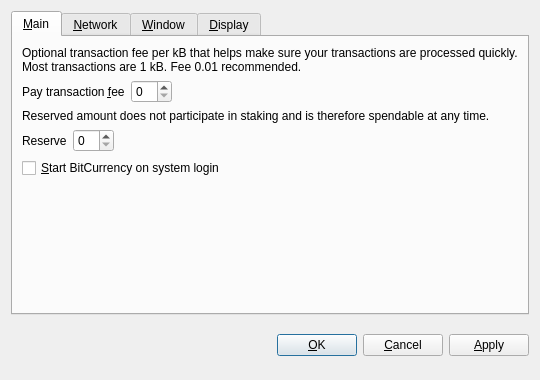
<?xml version="1.0" encoding="UTF-8"?>
<ui version="4.0">
 <class>OptionsDialog</class>
 <widget class="QDialog" name="OptionsDialog">
  <property name="geometry">
   <rect>
    <x>0</x>
    <y>0</y>
    <width>540</width>
    <height>380</height>
   </rect>
  </property>
  <property name="windowTitle">
   <string>Options</string>
  </property>
  <property name="modal">
   <bool>true</bool>
  </property>
  <layout class="QVBoxLayout" name="verticalLayout">
   <item>
    <widget class="QTabWidget" name="tabWidget">
     <property name="tabPosition">
      <enum>QTabWidget::North</enum>
     </property>
     <property name="currentIndex">
      <number>0</number>
     </property>
     <widget class="QWidget" name="tabMain">
      <attribute name="title">
       <string>&amp;Main</string>
      </attribute>
      <layout class="QVBoxLayout" name="verticalLayout_Main">
       <item>
        <widget class="QLabel" name="transactionFeeInfoLabel">
         <property name="text">
          <string>Optional transaction fee per kB that helps make sure your transactions are processed quickly. Most transactions are 1 kB. Fee 0.01 recommended.</string>
         </property>
         <property name="textFormat">
          <enum>Qt::PlainText</enum>
         </property>
         <property name="wordWrap">
          <bool>true</bool>
         </property>
        </widget>
       </item>
       <item>
        <layout class="QHBoxLayout" name="horizontalLayoutFee">
         <item>
          <widget class="QLabel" name="transactionFeeLabel">
           <property name="text">
            <string>Pay transaction &amp;fee</string>
           </property>
           <property name="textFormat">
            <enum>Qt::PlainText</enum>
           </property>
           <property name="buddy">
            <cstring>transactionFee</cstring>
           </property>
          </widget>
         </item>
         <item>
          <widget class="BitcoinAmountField" name="transactionFee"/>
         </item>
         <item>
          <spacer name="horizontalSpacerFee">
           <property name="orientation">
            <enum>Qt::Horizontal</enum>
           </property>
           <property name="sizeHint" stdset="0">
            <size>
             <width>40</width>
             <height>20</height>
            </size>
           </property>
          </spacer>
         </item>
        </layout>
       </item>
       <item>
        <widget class="QLabel" name="reserveBalanceInfoLabel">
         <property name="text">
          <string>Reserved amount does not participate in staking and is therefore spendable at any time.</string>
         </property>
         <property name="textFormat">
          <enum>Qt::PlainText</enum>
         </property>
         <property name="wordWrap">
          <bool>true</bool>
         </property>
        </widget>
       </item>
       <item>
        <layout class="QHBoxLayout" name="horizontalLayoutReserveBalance">
         <item>
          <widget class="QLabel" name="reserveBalanceLabel">
           <property name="text">
            <string>Reserve</string>
           </property>
           <property name="textFormat">
            <enum>Qt::PlainText</enum>
           </property>
           <property name="buddy">
            <cstring>reserveBalance</cstring>
           </property>
          </widget>
         </item>
         <item>
          <widget class="BitcoinAmountField" name="reserveBalance"/>
         </item>
         <item>
          <spacer name="horizontalSpacerReserveBalance">
           <property name="orientation">
            <enum>Qt::Horizontal</enum>
           </property>
           <property name="sizeHint" stdset="0">
            <size>
             <width>40</width>
             <height>20</height>
            </size>
           </property>
          </spacer>
         </item>
        </layout>
       </item>
       <item>
        <widget class="QCheckBox" name="bitcoinAtStartup">
         <property name="toolTip">
          <string>Automatically start BitCurrency after logging in to the system.</string>
         </property>
         <property name="text">
          <string>&amp;Start BitCurrency on system login</string>
         </property>
        </widget>
       </item>
       <item>
        <spacer name="verticalSpacer_Main">
         <property name="orientation">
          <enum>Qt::Vertical</enum>
         </property>
         <property name="sizeHint" stdset="0">
          <size>
           <width>20</width>
           <height>40</height>
          </size>
         </property>
        </spacer>
       </item>
      </layout>
     </widget>
     <widget class="QWidget" name="tabNetwork">
      <attribute name="title">
       <string>&amp;Network</string>
      </attribute>
      <layout class="QVBoxLayout" name="verticalLayout_Network">
       <item>
        <widget class="QCheckBox" name="mapPortUpnp">
         <property name="toolTip">
          <string>Automatically open the BitCurrency client port on the router. This only works when your router supports UPnP and it is enabled.</string>
         </property>
         <property name="text">
          <string>Map port using &amp;UPnP</string>
         </property>
        </widget>
       </item>
       <item>
        <widget class="QCheckBox" name="connectSocks">
         <property name="toolTip">
          <string>Connect to the BitCurrency network through a SOCKS proxy (e.g. when connecting through Tor).</string>
         </property>
         <property name="text">
          <string>&amp;Connect through SOCKS proxy:</string>
         </property>
        </widget>
       </item>
       <item>
        <layout class="QHBoxLayout" name="horizontalLayout_Network">
         <item>
          <widget class="QLabel" name="proxyIpLabel">
           <property name="text">
            <string>Proxy &amp;IP:</string>
           </property>
           <property name="textFormat">
            <enum>Qt::PlainText</enum>
           </property>
           <property name="buddy">
            <cstring>proxyIp</cstring>
           </property>
          </widget>
         </item>
         <item>
          <widget class="QValidatedLineEdit" name="proxyIp">
           <property name="maximumSize">
            <size>
             <width>140</width>
             <height>16777215</height>
            </size>
           </property>
           <property name="toolTip">
            <string>IP address of the proxy (e.g. 127.0.0.1)</string>
           </property>
          </widget>
         </item>
         <item>
          <widget class="QLabel" name="proxyPortLabel">
           <property name="text">
            <string>&amp;Port:</string>
           </property>
           <property name="textFormat">
            <enum>Qt::PlainText</enum>
           </property>
           <property name="buddy">
            <cstring>proxyPort</cstring>
           </property>
          </widget>
         </item>
         <item>
          <widget class="QLineEdit" name="proxyPort">
           <property name="maximumSize">
            <size>
             <width>55</width>
             <height>16777215</height>
            </size>
           </property>
           <property name="toolTip">
            <string>Port of the proxy (e.g. 9050)</string>
           </property>
          </widget>
         </item>
         <item>
          <widget class="QLabel" name="socksVersionLabel">
           <property name="text">
            <string>SOCKS &amp;Version:</string>
           </property>
           <property name="textFormat">
            <enum>Qt::PlainText</enum>
           </property>
           <property name="buddy">
            <cstring>socksVersion</cstring>
           </property>
          </widget>
         </item>
         <item>
          <widget class="QValueComboBox" name="socksVersion">
           <property name="toolTip">
            <string>SOCKS version of the proxy (e.g. 5)</string>
           </property>
          </widget>
         </item>
         <item>
          <spacer name="horizontalSpacer_Network">
           <property name="orientation">
            <enum>Qt::Horizontal</enum>
           </property>
           <property name="sizeHint" stdset="0">
            <size>
             <width>40</width>
             <height>20</height>
            </size>
           </property>
          </spacer>
         </item>
        </layout>
       </item>
       <item>
        <spacer name="verticalSpacer_Network">
         <property name="orientation">
          <enum>Qt::Vertical</enum>
         </property>
         <property name="sizeHint" stdset="0">
          <size>
           <width>20</width>
           <height>40</height>
          </size>
         </property>
        </spacer>
       </item>
      </layout>
     </widget>
     <widget class="QWidget" name="tabWindow">
      <attribute name="title">
       <string>&amp;Window</string>
      </attribute>
      <layout class="QVBoxLayout" name="verticalLayout_Window">
       <item>
        <widget class="QCheckBox" name="minimizeToTray">
         <property name="toolTip">
          <string>Show only a tray icon after minimizing the window.</string>
         </property>
         <property name="text">
          <string>&amp;Minimize to the tray instead of the taskbar</string>
         </property>
        </widget>
       </item>
       <item>
        <widget class="QCheckBox" name="minimizeOnClose">
         <property name="toolTip">
          <string>Minimize instead of exit the application when the window is closed. When this option is enabled, the application will be closed only after selecting Quit in the menu.</string>
         </property>
         <property name="text">
          <string>M&amp;inimize on close</string>
         </property>
        </widget>
       </item>
       <item>
        <spacer name="verticalSpacer_Window">
         <property name="orientation">
          <enum>Qt::Vertical</enum>
         </property>
         <property name="sizeHint" stdset="0">
          <size>
           <width>20</width>
           <height>40</height>
          </size>
         </property>
        </spacer>
       </item>
      </layout>
     </widget>
     <widget class="QWidget" name="tabDisplay">
      <attribute name="title">
       <string>&amp;Display</string>
      </attribute>
      <layout class="QVBoxLayout" name="verticalLayout_Display">
       <item>
        <layout class="QHBoxLayout" name="horizontalLayout_1_Display">
         <item>
          <widget class="QLabel" name="langLabel">
           <property name="text">
            <string>User Interface &amp;language:</string>
           </property>
           <property name="textFormat">
            <enum>Qt::PlainText</enum>
           </property>
           <property name="buddy">
            <cstring>lang</cstring>
           </property>
          </widget>
         </item>
         <item>
          <widget class="QValueComboBox" name="lang">
           <property name="toolTip">
            <string>The user interface language can be set here. This setting will take effect after restarting BitCurrency.</string>
           </property>
          </widget>
         </item>
        </layout>
       </item>
       <item>
        <layout class="QHBoxLayout" name="horizontalLayout_2_Display">
         <item>
          <widget class="QLabel" name="unitLabel">
           <property name="text">
            <string>&amp;Unit to show amounts in:</string>
           </property>
           <property name="textFormat">
            <enum>Qt::PlainText</enum>
           </property>
           <property name="buddy">
            <cstring>unit</cstring>
           </property>
          </widget>
         </item>
         <item>
          <widget class="QValueComboBox" name="unit">
           <property name="toolTip">
            <string>Choose the default subdivision unit to show in the interface and when sending coins.</string>
           </property>
          </widget>
         </item>
        </layout>
       </item>
       <item>
        <widget class="QCheckBox" name="coinControlFeatures">
         <property name="toolTip">
          <string>Whether to show coin control features or not.</string>
         </property>
         <property name="text">
          <string>Display coin &amp;control features (experts only!)</string>
         </property>
        </widget>
       </item>
       <item>
        <widget class="QCheckBox" name="minimizeCoinAge">
         <property name="toolTip">
          <string>Whether to select the coin outputs randomly or with minimal coin age.</string>
         </property>
         <property name="text">
          <string>Minimize weight consumption (experimental)</string>
         </property>
        </widget>
       </item>
       <item>
        <widget class="QCheckBox" name="useBlackTheme">
         <property name="text">
          <string>Use black visual theme (requires restart)</string>
         </property>
        </widget>
       </item>
       <item>
        <spacer name="verticalSpacer_Display">
         <property name="orientation">
          <enum>Qt::Vertical</enum>
         </property>
         <property name="sizeHint" stdset="0">
          <size>
           <width>20</width>
           <height>40</height>
          </size>
         </property>
        </spacer>
       </item>
      </layout>
     </widget>
    </widget>
   </item>
   <item>
    <layout class="QHBoxLayout" name="horizontalLayout_Buttons">
     <item>
      <spacer name="horizontalSpacer_1">
       <property name="orientation">
        <enum>Qt::Horizontal</enum>
       </property>
       <property name="sizeHint" stdset="0">
        <size>
         <width>40</width>
         <height>48</height>
        </size>
       </property>
      </spacer>
     </item>
     <item>
      <widget class="QLabel" name="statusLabel">
       <property name="font">
        <font>
         <weight>75</weight>
         <bold>true</bold>
        </font>
       </property>
       <property name="text">
        <string/>
       </property>
       <property name="textFormat">
        <enum>Qt::PlainText</enum>
       </property>
       <property name="wordWrap">
        <bool>true</bool>
       </property>
      </widget>
     </item>
     <item>
      <spacer name="horizontalSpacer_2">
       <property name="orientation">
        <enum>Qt::Horizontal</enum>
       </property>
       <property name="sizeHint" stdset="0">
        <size>
         <width>40</width>
         <height>48</height>
        </size>
       </property>
      </spacer>
     </item>
     <item>
      <widget class="QPushButton" name="okButton">
       <property name="text">
        <string>&amp;OK</string>
       </property>
      </widget>
     </item>
     <item>
      <widget class="QPushButton" name="cancelButton">
       <property name="text">
        <string>&amp;Cancel</string>
       </property>
       <property name="autoDefault">
        <bool>false</bool>
       </property>
      </widget>
     </item>
     <item>
      <widget class="QPushButton" name="applyButton">
       <property name="text">
        <string>&amp;Apply</string>
       </property>
       <property name="autoDefault">
        <bool>false</bool>
       </property>
      </widget>
     </item>
    </layout>
   </item>
  </layout>
 </widget>
 <customwidgets>
  <customwidget>
   <class>BitcoinAmountField</class>
   <extends>QSpinBox</extends>
   <header>bitcoinamountfield.h</header>
  </customwidget>
  <customwidget>
   <class>QValueComboBox</class>
   <extends>QComboBox</extends>
   <header>qvaluecombobox.h</header>
  </customwidget>
  <customwidget>
   <class>QValidatedLineEdit</class>
   <extends>QLineEdit</extends>
   <header>qvalidatedlineedit.h</header>
  </customwidget>
 </customwidgets>
 <resources/>
 <connections/>
</ui>
